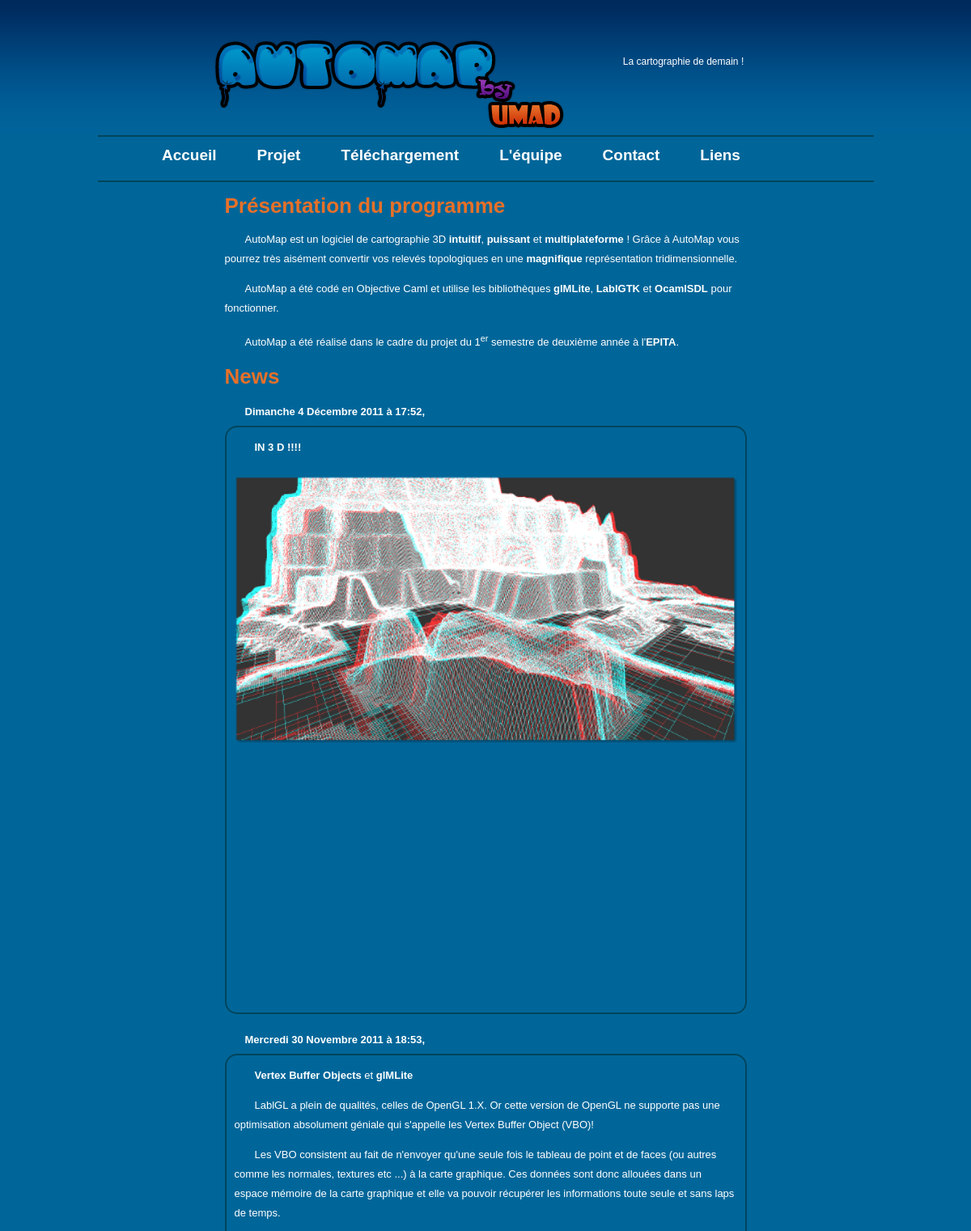
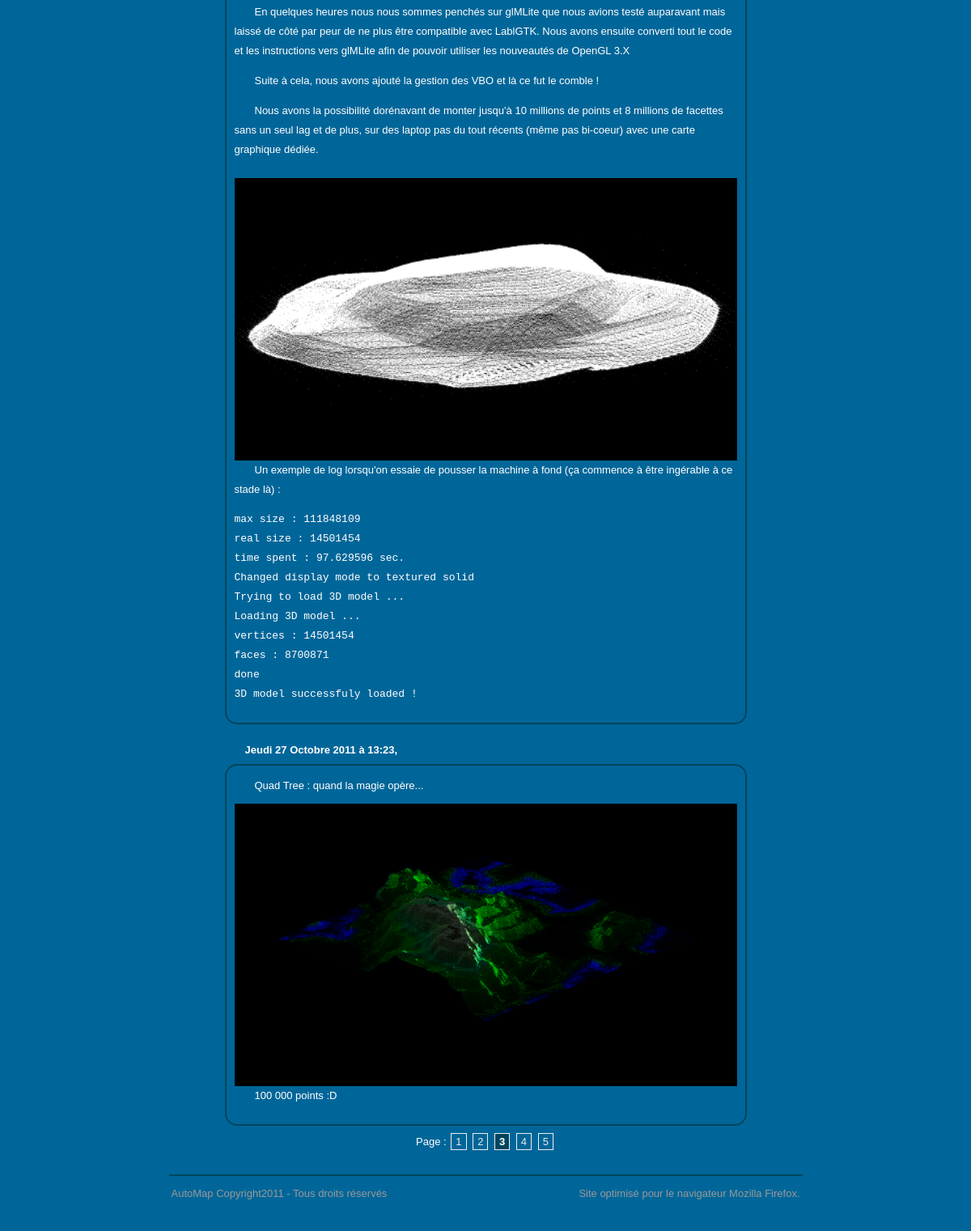
The page /index.php?page=3 on the database its author committed (2 pictures, top to bottom).
### tables this page shows
CREATE TABLE IF NOT EXISTS `news` (
  `id` int(11) unsigned NOT NULL AUTO_INCREMENT,
  `news` mediumtext NOT NULL,
  `date` datetime NOT NULL,
  KEY `id` (`id`)
);

### index.php (the view)
<?php
require("include/include.php");
$nbrMessageParPage = 3;
$nbrPage = nbrPage("news", $nbrMessageParPage);
$page = page($nbrPage, "FIRST");
echo $miseHTML['header'];
?>
<h1>Présentation du programme</h1>
<p>AutoMap est un logiciel de cartographie 3D <b>intuitif</b>, <b>puissant</b> et <b>multiplateforme</b> !
Grâce à AutoMap vous pourrez très aisément convertir vos relevés topologiques en une <b>magnifique</b> représentation tridimensionnelle.</p>
<p>AutoMap a été codé en Objective Caml et utilise les bibliothèques <b>glMLite</b>, <b>LablGTK</b> et <b>OcamlSDL</b> pour fonctionner.</p>
<p>AutoMap a été réalisé dans le cadre du projet du 1<sup>er</sup> semestre de deuxième année à l'<b>EPITA</b>.</p>
<h1>News</h1>
<?php
$sql = 'SELECT news, UNIX_TIMESTAMP(date) FROM news ORDER BY date DESC LIMIT '.($page-1)*$nbrMessageParPage.','.$nbrMessageParPage;
$req = mysql_query($sql);
while ($row = mysql_fetch_array($req)) {
    echo '<p class="date">'.getDateFr("l j F Y à G:i", intval($row['UNIX_TIMESTAMP(date)'])).',</p> ';
    echo '<div class="news"><div class="newscontent">'.utf8_encode($row['news']).'<div style="clear:both;"></div></div></div>';
}
echo '<div class="pagination">Page : ';
echo echoPage($page, $nbrPage, "index", "", "FIRST");
echo '</div>';
echo $miseHTML['footer'];
?>

### css/design.css (style rules this page uses)
body { padding: 0; font-family: Verdana, Arial, Helvetica, sans-serif; font-size: 13px; line-height:24px; color: #ffffff; text-align: center; background-color: #006699; background-image: url(../images/bg.png); background-repeat: repeat-x; }
img { border: 0; }
#contenu h1 { color: #E67029; }
#contenu a, #contenu a:visited, #coldroite a, #coldroite a:visited { color: #E8EAEB; outline-style: none; }
#contenu p, #coldroite p { text-indent: 25px; }
#contenu p.date { font-weight: bold; margin-bottom: 5px; margin-top: 20px; }
#contenu div.news { border: 2px solid #01455c; border-radius: 15px; }
#contenu div.newscontent { margin: 10px; }
#contenu .pagination { padding: 3px; margin: 5px; text-align:center; }
img { float: left; margin-top: 10px; margin-right: 5px; }

### rows shown on the page
news: UNIX_TIMESTAMP "Dimanche 4 Décembre 2011 à 17:52", news "IN 3 D !!!!", news (picture)
news: UNIX_TIMESTAMP "Mercredi 30 Novembre 2011 à 18:53", news "Vertex Buffer Objects et glMLite LablGL a plein de qualités, celles de OpenGL 1.X. Or cette version de OpenGL ne supporte pas une optimisation absolument géniale qui s'appelle les Vertex Buffer Object (VBO)! Les VBO consistent au fait de n'envoyer qu'une seule fois le tableau de point et de faces (ou autres comme les normales, textures etc ...) à la carte graphique. Ces données sont donc allouées dans un espace mémoire de la carte graphique et elle va pouvoir récupérer les informations toute seule et sans laps de temps. En quelques heures nous nous sommes penchés sur glMLite que nous avions testé auparavant mais laissé de côté par peur de ne plus être compatible avec LablGTK. Nous avons…", news (picture)
news: UNIX_TIMESTAMP "Jeudi 27 Octobre 2011 à 13:23", news "Quad Tree : quand la magie opère... 100 000 points :D", news (picture)
